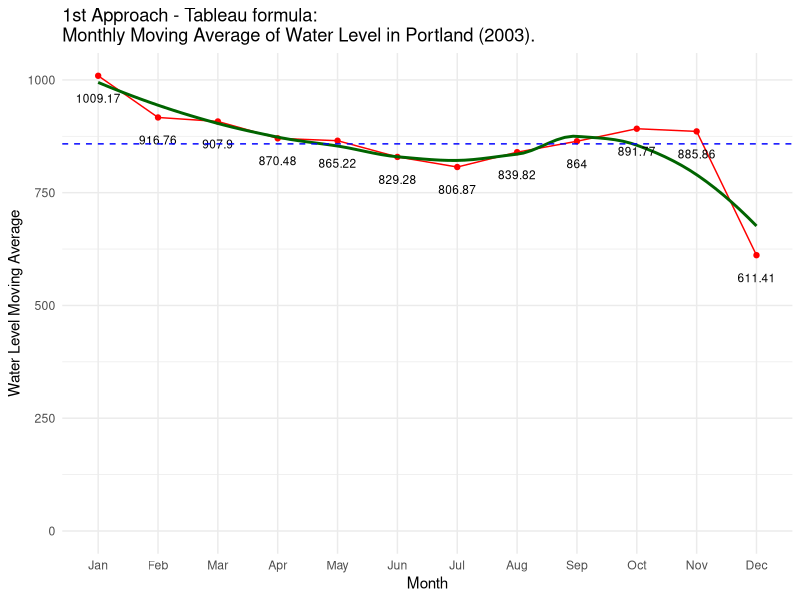
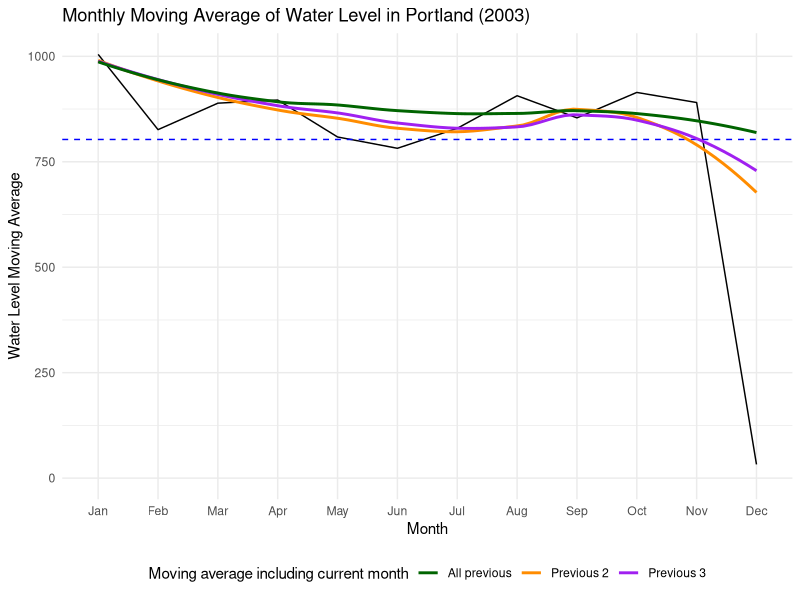
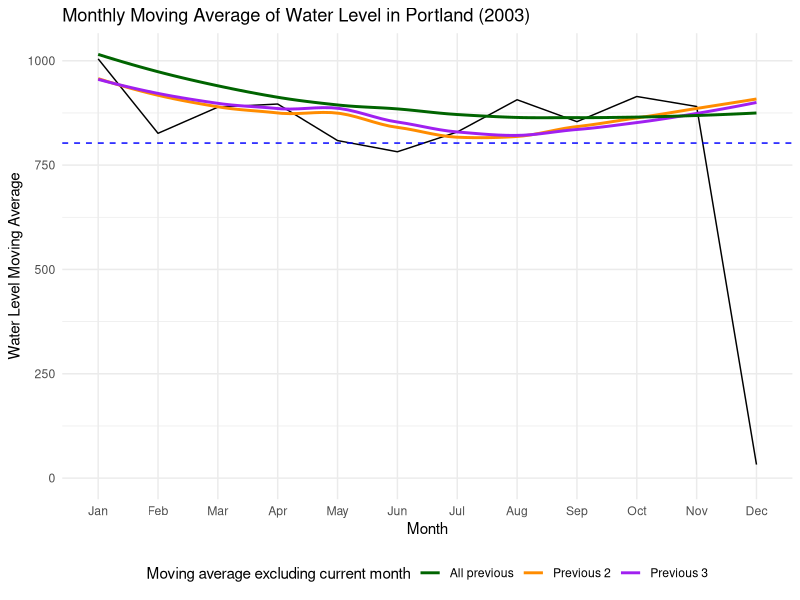
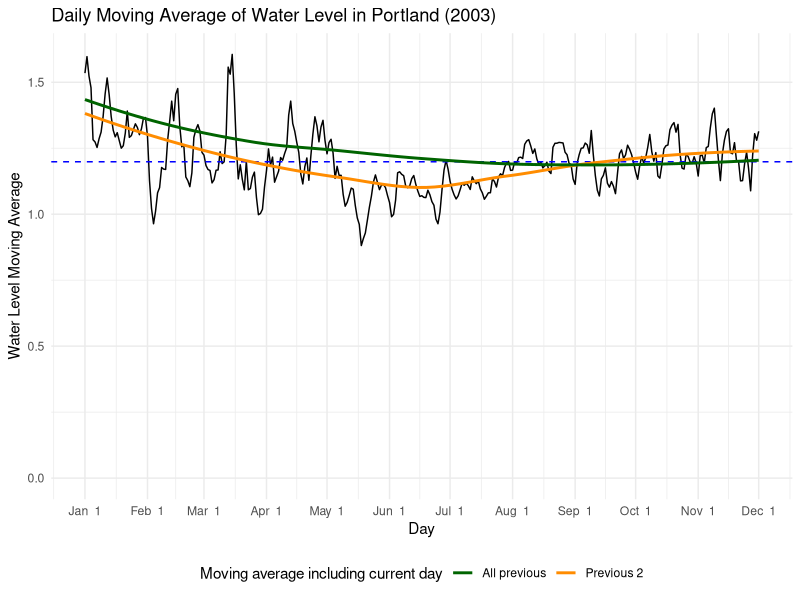

Reproduce these figures in R, in order.
## ---- chunk 1
setwd("C:/Users/maimu/OneDrive/Documents/DePaul/DSC 465/2nd")
## ---- chunk 2
library(dplyr) 
library(ggplot2)
library(lubridate)
## ---- chunk 3
waterData <- read.csv("PortlandWaterLevel2003.csv", header=TRUE, sep=",")
#Drop columns no need for graph.
waterData <- waterData[, -which(names(waterData) %in% c('Station','Sigma','I','L'))]
waterData[waterData == ""] <- NA

print("Portland Water Level Data:")
print(paste("Missing values count: ", sum(is.na(waterData))))
print(paste("Row:", dim(waterData)[1], "Column:", dim(waterData)[2]))
## ---- chunk 4
#Get sum of Water Level for each Month.
waterData$Date <- mdy(waterData$Date) 
waterData$Month <- month(waterData$Date, label = TRUE)
waterData_monthlySum <- waterData %>% group_by(Month) %>% summarise(sumWL = sum(WL))

#Calculate moving average manually.
waterData_monthlySum$Moving_Avg <- NA 
waterData_monthlySum$Moving_Avg[1] <- waterData_monthlySum$sumWL[1]
#Second obs: average of current and first.
waterData_monthlySum$Moving_Avg[2] <- mean(waterData_monthlySum$sumWL[1:2])

#Third obs onward: average of current obs and previous two.
for (m in 3:nrow(waterData_monthlySum))
{waterData_monthlySum$Moving_Avg[m] <-mean(waterData_monthlySum$sumWL[(m-2):m])}
waterData_monthlySum
## ---- chunk 5
overallAvg <- mean(waterData_monthlySum$Moving_Avg)

ggplot(data = waterData_monthlySum, aes(x = Month, y = Moving_Avg, group =1)) +
  geom_line(color='red') +    
  geom_point(color='red') +
  geom_smooth(color='darkgreen', se=F) +
  scale_y_continuous(limits = c(0, NA)) +
  geom_text(aes(label = round(Moving_Avg, 2)), vjust=3, size=3, color="black") +  
  geom_hline(yintercept = overallAvg, linetype = "dashed", color="blue") + 
  theme_minimal()+
  labs(title = "1st Approach - Tableau formula: \nMonthly Moving Average of Water Level in Portland (2003).",
       x = "Month", y = "Water Level Moving Average")
## ---- chunk 6
waterData$Datetime <- ymd_hm(paste(waterData$Date, waterData$Time))

#Same logic as first approach. Only difference is instead of by month, we do by hour.
waterData$Moving_Avg <- NA 
for (m in 7:nrow(waterData)) {waterData$Moving_Avg[m] <- mean(waterData$WL[(m-6):m])}
waterData$Moving_Avg[1] <- waterData$WL[1]
waterData$Moving_Avg[2] <- mean(waterData$WL[1:2])
waterData$Moving_Avg[3] <- mean(waterData$WL[1:3])
waterData$Moving_Avg[4] <- mean(waterData$WL[1:4])
waterData$Moving_Avg[5] <- mean(waterData$WL[1:5])
waterData$Moving_Avg[6] <- mean(waterData$WL[1:6])
## ---- chunk 7
#Using sum following Tableau formula.
waterData_incCurrent <- waterData %>% group_by(Month) %>% 
                     summarise(Month_Avg = sum(Moving_Avg), .groups = "drop")

#Taking average with 2 previous months.
waterData_incCurrent$Moving_Avg_Prev2 <- NA 
waterData_incCurrent$Moving_Avg_Prev2[1] <- waterData_incCurrent$Month_Avg[1]
#Second obs: average of current and first.
waterData_incCurrent$Moving_Avg_Prev2[2] <- mean(waterData_incCurrent$Month_Avg[1:2])
#Third obs onward: average of current obs and previous two.
for (m in 3:nrow(waterData_incCurrent)) 
{waterData_incCurrent$Moving_Avg_Prev2[m] <- 
    mean(waterData_incCurrent$Month_Avg[(m-2):m])}

#Taking average with 3 previous months.
waterData_incCurrent$Moving_Avg_Prev3 <- waterData_incCurrent$Moving_Avg_Prev2
#Third obs.
waterData_incCurrent$Moving_Avg_Prev3[3] <- mean(waterData_incCurrent$Month_Avg[1:3])
#Third obs onward: average of current obs and previous two.
for (m in 4:nrow(waterData_incCurrent)) 
{waterData_incCurrent$Moving_Avg_Prev3[m] <- 
    mean(waterData_incCurrent$Month_Avg[(m-3):m])}

#Taking average with all previous months.
waterData_incCurrent$Moving_Avg_prevAll<-cummean(waterData_incCurrent$Month_Avg)
print(waterData_incCurrent)
## ---- chunk 8
overallAvg <- mean(waterData_incCurrent$Month_Avg)
ggplot(data = waterData_incCurrent
       , aes(x = Month, y = Month_Avg, group = 1)) +
  geom_line(color = 'black',size = 0.5) +    
  geom_hline(yintercept = overallAvg, linetype = "dashed", color = "blue") + 
  geom_smooth(aes(y = Moving_Avg_Prev2, colour = 'Previous 2'), se = FALSE) +
  geom_smooth(aes(y = Moving_Avg_Prev3, colour = 'Previous 3'), se = FALSE) +
  geom_smooth(aes(y = Moving_Avg_prevAll, colour = 'All previous'), se = FALSE) +
  scale_y_continuous(limits = c(0, NA)) +
  scale_colour_manual(values=c("darkgreen", "darkorange", "purple"),
                      name = "Moving average including current month") +
  theme_minimal() +
  theme(legend.position="bottom") +
  labs(title = "Monthly Moving Average of Water Level in Portland (2003)",
       x = "Month",
       y = "Water Level Moving Average")
## ---- chunk 9
waterData_excCurrent <- waterData %>% group_by(Month) %>% 
                     summarise(Month_Avg = sum(Moving_Avg), .groups = "drop")

#Taking average with 2 previous months.
waterData_excCurrent$Moving_Avg_Prev2 <- NA 
waterData_excCurrent$Moving_Avg_Prev2[1] <- waterData_incCurrent$Month_Avg[1]
waterData_excCurrent$Moving_Avg_Prev2[2] <- waterData_incCurrent$Month_Avg[2]
#Third obs onward: average of previous two.
for (m in 3:nrow(waterData_excCurrent)) 
{waterData_excCurrent$Moving_Avg_Prev2[m] <- 
    mean(waterData_excCurrent$Month_Avg[(m-2):(m-1)])}

#Taking average with 3 previous months.
waterData_excCurrent$Moving_Avg_Prev3 <- waterData_excCurrent$Moving_Avg_Prev2
#Third obs.
waterData_excCurrent$Moving_Avg_Prev3[3] <- mean(waterData_excCurrent$Month_Avg[1:2])
#Third obs onward: average of current obs and previous two.
for (m in 4:nrow(waterData_excCurrent)) 
{waterData_excCurrent$Moving_Avg_Prev3[m] <- 
    mean(waterData_excCurrent$Month_Avg[(m-3):(m-1)])}

#Taking average with all previous months.
prev_monthSum <- cumsum(waterData_excCurrent$Month_Avg) - waterData_excCurrent$Month_Avg
prev_monthN <- 1:nrow(waterData_excCurrent) - 1
#Cumulative mean excluding current month.
waterData_excCurrent$Moving_Avg_prevAll <- prev_monthSum / prev_monthN
waterData_excCurrent$Moving_Avg_prevAll[1] <- waterData_incCurrent$Month_Avg[1]

print(waterData_excCurrent)
## ---- chunk 10
overallAvg <- mean(waterData_excCurrent$Month_Avg)
ggplot(data = waterData_excCurrent
       , aes(x = Month, y = Month_Avg, group =1)) +
  geom_line(color = 'black',size = 0.5) +    
  geom_hline(yintercept = overallAvg, linetype = "dashed", color = "blue") + 
  geom_smooth(aes(y = Moving_Avg_Prev2, colour = 'Previous 2'), se = FALSE) +
  geom_smooth(aes(y = Moving_Avg_Prev3, colour = 'Previous 3'), se = FALSE) +
  geom_smooth(aes(y = Moving_Avg_prevAll, colour = 'All previous'), se = FALSE) +
  scale_y_continuous(limits = c(0, NA)) +
  scale_colour_manual(values=c("darkgreen", "darkorange", "purple"),
                      name = "Moving average excluding current month") +
  theme_minimal() +
  theme(legend.position="bottom") +
  labs(title = "Monthly Moving Average of Water Level in Portland (2003)",
       x = "Month",
       y = "Water Level Moving Average")
## ---- chunk 11
waterData_dayAvg <- waterData %>% group_by(Date) %>% summarise(Day_Avg = mean(WL))

#Taking average with 2 previous months.
waterData_dayAvg$Moving_Avg_Prev2 <- NA 
waterData_dayAvg$Moving_Avg_Prev2[1] <- waterData_dayAvg$Day_Avg[1]
#Second obs: average of current and first.
waterData_dayAvg$Moving_Avg_Prev2[2] <- mean(waterData_dayAvg$Day_Avg[1:2])
#Third obs onward: average of current obs and previous two.
for (m in 3:nrow(waterData_dayAvg)) 
{waterData_dayAvg$Moving_Avg_Prev2[m] <- 
    mean(waterData_dayAvg$Day_Avg[(m-2):m])}

#Taking average with all previous months.
waterData_dayAvg$Moving_Avg_prevAll<-cummean(waterData_dayAvg$Day_Avg)
head(waterData_dayAvg,5)
## ---- chunk 12
overallAvg <- mean(waterData_dayAvg$Day_Avg)
ggplot(data = waterData_dayAvg
       , aes(x = Date, y = Day_Avg, group = 1)) +
  geom_line(color = 'black',size = 0.5) +    
  geom_hline(yintercept = overallAvg, linetype = "dashed", color = "blue") + 
  geom_smooth(aes(y = Moving_Avg_Prev2, colour = 'Previous 2'), se = FALSE) +
  geom_smooth(aes(y = Moving_Avg_prevAll, colour = 'All previous'), se = FALSE) +
  scale_x_date(date_breaks = "1 month", date_labels = "%b %e") +
  scale_y_continuous(limits = c(0, NA)) +
  scale_colour_manual(values=c("darkgreen", "darkorange"),
                      name = "Moving average including current day") +
  theme_minimal() +
  theme(legend.position="bottom") +
  labs(title = "Daily Moving Average of Water Level in Portland (2003)",
       x = "Day",
       y = "Water Level Moving Average")
